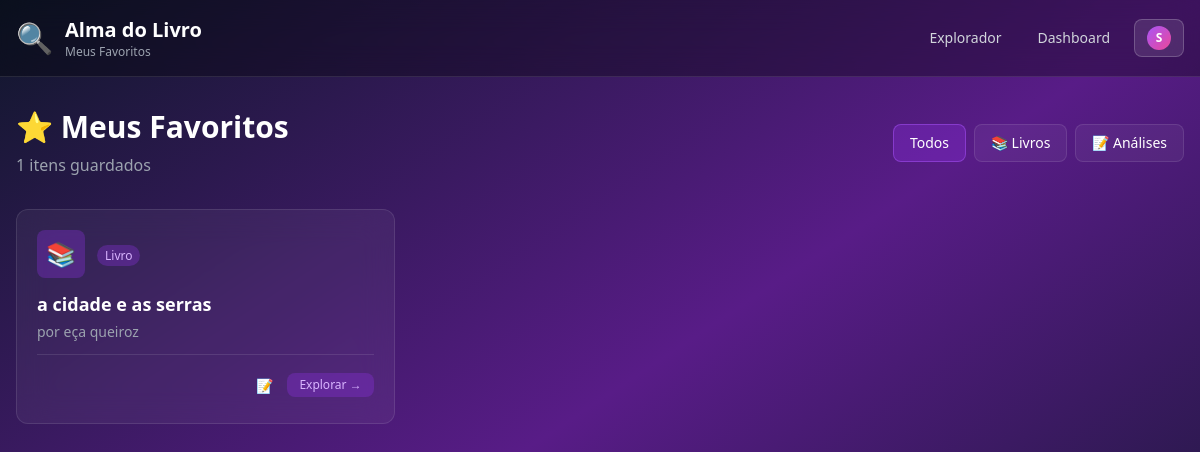
The app's page /favorites (signed in) with its own data.
### models/book.py (models this page shows, shortened)
class User(UserMixin, db.Model):
    __tablename__ = 'users'
    id = db.Column(db.Integer, primary_key=True, autoincrement=True)
    email = db.Column(db.String(150), unique=True, nullable=False)
    password_hash = db.Column(db.String(256), nullable=False)
    name = db.Column(db.String(150), nullable=False)
    created_at = db.Column(db.DateTime, default=datetime.utcnow)
    last_login = db.Column(db.DateTime, nullable=True)
    is_active = db.Column(db.Boolean, default=True)
    is_verified = db.Column(db.Boolean, default=False)
    is_admin = db.Column(db.Boolean, default=False)
    plan = db.Column(db.String(20), default='free')  # free, pro, premium
    usage_count = db.Column(db.Integer, default=0)  # Monthly usage counter
    usage_reset_date = db.Column(db.DateTime, nullable=True)
    stripe_customer_id = db.Column(db.String(100), nullable=True)
    stripe_subscription_id = db.Column(db.String(100), nullable=True)
    subscription_status = db.Column(db.String(20), default='none')  # none, active, canceled, past_due
    subscription_end_date = db.Column(db.DateTime, nullable=True)
    books = db.relationship('Book', backref='owner', lazy='dynamic')
    subscription_history = db.relationship('SubscriptionHistory', backref='user', lazy='dynamic')

class Favorite(db.Model):
    __tablename__ = 'favorites'
    id = db.Column(db.Integer, primary_key=True, autoincrement=True)
    user_id = db.Column(db.Integer, db.ForeignKey('users.id'), nullable=False)
    favorite_type = db.Column(db.String(20), nullable=False, default='book')
    book_title = db.Column(db.String(500), nullable=False)
    book_author = db.Column(db.String(200), nullable=True)
    analysis_id = db.Column(db.Integer, db.ForeignKey('analysis_history.id'), nullable=True)
    aspect = db.Column(db.String(50), nullable=True)
    content_preview = db.Column(db.Text, nullable=True)
    notes = db.Column(db.Text, nullable=True)  # User notes about the favorite
    created_at = db.Column(db.DateTime, default=datetime.utcnow)
    user = db.relationship('User', backref=db.backref('favorites', lazy='dynamic'))
    analysis = db.relationship('AnalysisHistory', backref=db.backref('favorited_by', lazy='dynamic'))
    __table_args__ = (
        db.UniqueConstraint('user_id', 'book_title', 'book_author', 'favorite_type', 'aspect', name='unique_favorite'),
    )

### app.py (the view)
@app.route('/favorites')
@login_required
def favorites_page():
    favorites = Favorite.query.filter_by(user_id=current_user.id)\
        .order_by(Favorite.created_at.desc()).all()
    book_favorites = [f for f in favorites if f.favorite_type == 'book']
    analysis_favorites = [f for f in favorites if f.favorite_type == 'analysis']
    return render_template('favorites.html',
        favorites=favorites,
        book_favorites=book_favorites,
        analysis_favorites=analysis_favorites
    )

### app.py (called while the page is built)
@app.before_request
def before_request_security():
    blocked_response = check_blocked_ip()
    if blocked_response:
        return blocked_response

@app.after_request
def after_request_security(response):
    return add_security_headers(response)

@login_manager.user_loader
def load_user(user_id):
    return User.query.get(int(user_id))

### utils/security.py (called while the page is built, shortened)
def get_client_ip():
    if request.headers.get('X-Forwarded-For'):
        return request.headers.get('X-Forwarded-For').split(',')[0].strip()
    if request.headers.get('X-Real-IP'):
        return request.headers.get('X-Real-IP')
    return request.remote_addr

def is_ip_blocked(ip_address):
    from models.book import BlockedIP
    from datetime import datetime
    blocked = BlockedIP.query.filter_by(ip_address=ip_address, is_active=True).first()
    return False

def check_blocked_ip():
    ip = get_client_ip()
    if is_ip_blocked(ip):
        return jsonify({
            'success': False,
            'error': 'Acesso bloqueado. Contacte o suporte.',
            'blocked': True
        }), 403
    return None

def add_security_headers(response):
    response.headers['X-Content-Type-Options'] = 'nosniff'
    response.headers['X-Frame-Options'] = 'SAMEORIGIN'
    response.headers['X-XSS-Protection'] = '1; mode=block'
    response.headers['Referrer-Policy'] = 'strict-origin-when-cross-origin'
    csp = (
        "default-src 'self'; "
        "script-src 'self' 'unsafe-inline' 'unsafe-eval' https://cdn.tailwindcss.com https://js.stripe.com; "
        "style-src 'self' 'unsafe-inline' https://fonts.googleapis.com; "
        "font-src 'self' https://fonts.gstatic.com; "
        "img-src 'self' data: https:; "
        "connect-src 'self' https://api.stripe.com; "
        "frame-src https://js.stripe.com;"
    )
    response.headers['Content-Security-Policy'] = csp
    return response

### templates/favorites.html (shortened to what this page needs)
<!DOCTYPE html>
<html lang="pt" data-theme="dark">
<head>
    <script src="https://cdn.tailwindcss.com"></script>
    <link rel="stylesheet" href="{{ url_for('static', filename='style.css') }}">
</head>
<body class="min-h-screen bg-gradient-to-br from-slate-900 via-purple-900 to-slate-900">
    <header class="bg-black/30 backdrop-blur-lg border-b border-white/10 sticky top-0 z-50">
        <div class="max-w-7xl mx-auto px-4 py-4">
            <div class="flex items-center justify-between">
                <a href="/explorer" class="flex items-center gap-3">
                    <span class="text-3xl">🔍</span>
                    <div>
                        <h1 class="text-xl font-bold text-white">Alma do Livro</h1>
                        <p class="text-xs text-gray-400 hidden sm:block">Meus Favoritos</p>
                    </div>
                </a>
                <div class="flex items-center gap-3">
                    <a href="/explorer" class="px-3 py-1.5 text-gray-300 hover:text-white text-sm transition-colors">
                        Explorador
                    </a>
                    <a href="{{ url_for('user_dashboard') }}" class="px-3 py-1.5 text-gray-300 hover:text-white text-sm transition-colors">
                        Dashboard
                    </a>
                    <a href="{{ url_for('profile') }}" class="flex items-center gap-2 px-3 py-1.5 bg-white/10 hover:bg-white/20 border border-white/20 rounded-lg text-white text-sm transition-all">
                        <span class="w-6 h-6 bg-gradient-to-br from-purple-500 to-pink-500 rounded-full flex items-center justify-center text-xs font-bold">
                            {{ current_user.name[0].upper() }}
                        </span>
                    </a>
                </div>
            </div>
        </div>
    </header>
    <main class="max-w-7xl mx-auto px-4 py-8">
        <div class="flex flex-col sm:flex-row sm:items-center justify-between gap-4 mb-8">
            <div>
                <h1 class="text-3xl font-bold text-white mb-2">⭐ Meus Favoritos</h1>
                <p class="text-gray-400">{{ favorites|length }} itens guardados</p>
            </div>
            {% if favorites|length > 0 %}
            <div class="flex items-center gap-2">
                <button onclick="filterFavorites('all')" class="filter-btn active px-4 py-2 bg-purple-600/30 border border-purple-500/50 rounded-lg text-white text-sm transition-all" data-filter="all">
                    Todos
                </button>
                <button onclick="filterFavorites('book')" class="filter-btn px-4 py-2 bg-white/5 border border-white/10 rounded-lg text-white text-sm transition-all hover:bg-white/10" data-filter="book">
                    📚 Livros
                </button>
                <button onclick="filterFavorites('analysis')" class="filter-btn px-4 py-2 bg-white/5 border border-white/10 rounded-lg text-white text-sm transition-all hover:bg-white/10" data-filter="analysis">
                    📝 Análises
                </button>
            </div>
            {% endif %}
        </div>
        {% if favorites|length > 0 %}
        <div class="grid md:grid-cols-2 lg:grid-cols-3 gap-4" id="favoritesGrid">
            {% for fav in favorites %}
            <div class="favorite-card bg-white/5 backdrop-blur-lg rounded-xl border border-white/10 p-5 hover:bg-white/10 transition-all group"
                 data-type="{{ fav.favorite_type }}" data-id="{{ fav.id }}">
                <div class="flex items-start justify-between mb-3">
                    <div class="flex items-center gap-3">
                        <div class="w-12 h-12 rounded-lg flex items-center justify-center text-2xl
                            {% if fav.favorite_type == 'book' %}bg-purple-600/30{% else %}bg-pink-600/30{% endif %}">
                            {% if fav.favorite_type == 'book' %}📚{% endif %}
                        </div>
                        <div>
                            <span class="px-2 py-0.5 text-xs rounded-full
                                {% if fav.favorite_type == 'book' %}bg-purple-600/30 text-purple-300{% else %}bg-pink-600/30 text-pink-300{% endif %}">
                                {% if fav.favorite_type == 'book' %}Livro{% else %}{{ fav.aspect_label or 'Análise' }}{% endif %}
                            </span>
                        </div>
                    </div>
                </div>
                <h3 class="text-lg font-semibold text-white mb-1 line-clamp-2">{{ fav.book_title }}</h3>
                {% if fav.book_author %}
                <p class="text-sm text-gray-400 mb-3">por {{ fav.book_author }}</p>
                {% endif %}
                <div class="flex items-center justify-between pt-3 border-t border-white/10">
                    <div class="flex items-center gap-2">
                        <button onclick="editNotes({{ fav.id }}, '{{ fav.notes|e if fav.notes else '' }}')"
                                class="p-1.5 hover:bg-white/10 rounded transition-all" title="Editar notas">
                            <span class="text-gray-400 text-sm">📝</span>
                        </button>
                        <a href="/explorer?title={{ fav.book_title|urlencode }}{% if fav.book_author %}&author={{ fav.book_author|urlencode }}{% endif %}"
                           class="px-3 py-1 bg-purple-600/30 hover:bg-purple-600/50 text-purple-300 text-xs rounded-lg transition-all">
                            Explorar →
                        </a>
                    </div>
                </div>
            </div>
            {% endfor %}
        </div>
        {% endif %}
    </main>
</body>
</html>

### static/style.css (style rules this page uses)
:root { --bg-primary: #0f172a; --bg-secondary: #1e293b; --bg-tertiary: #334155; --bg-card: rgba(255, 255, 255, 0.05); --bg-card-hover: rgba(255, 255, 255, 0.1); --border-color: rgba(255, 255, 255, 0.1); --border-color-hover: rgba(255, 255, 255, 0.2); --text-primary: #ffffff; --text-secondary: #e2e8f0; --text-muted: #94a3b8; --text-accent: #a855f7; --gradient-start: #581c87; --gradient-end: #831843; --purple-glow: rgba(139, 92, 246, 0.5); --scrollbar-track: rgba(255, 255, 255, 0.1); --scrollbar-thumb: rgba(139, 92, 246, 0.5); }
html { scroll-behavior: smooth; }
button, a { transition: all 0.2s ease; }

### records on screen
User: name "S"
Favorite: favorite_type "Livro", book_title "a cidade e as serras", book_author "eça queiroz"

### other values on screen
{{ favorites|length }} "1"
